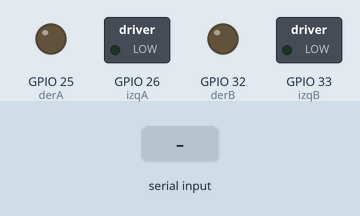
Simulated run of this sketch. Board: ESP32. Parts: switched loads named in the sketch (green lamp = pin HIGH), output pins drawn as LEDs (lit = HIGH). The test bench sets the inputs (shaded band). Nothing arrives over Bluetooth unless stated; what the sketch prints to the serial monitor is not drawn.

Above: at 1.2 s.
1.3 s: "A" received over the second serial link
At 2.1 s:
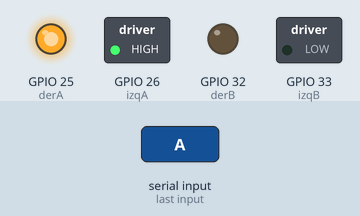
2.8 s: "D" received over the second serial link
At 3.1 s:
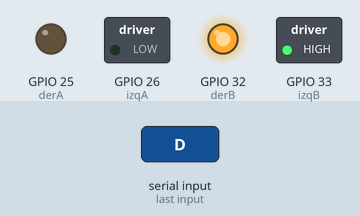
4.3 s: "B" received over the second serial link
At 5.3 s:
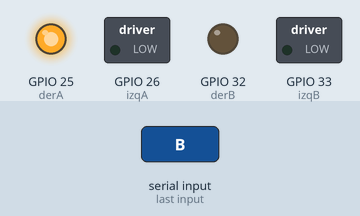
5.8 s: "C" received over the second serial link
At 6.3 s:
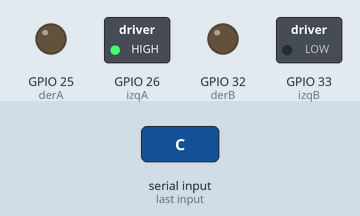
7.3 s: "E" received over the second serial link
At 8.0 s:
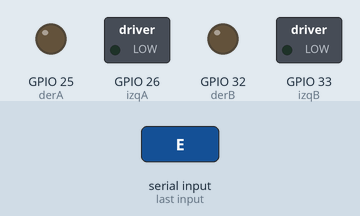
Timing chart, 0 to 9.8 s (numbered marks = the images above; inputs shaded):
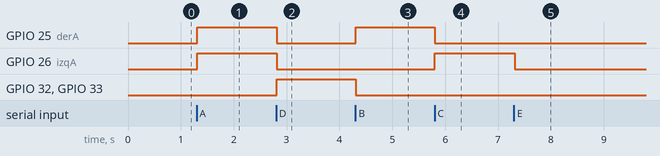

Measured:
- after the input at 1.3 s, GPIO 25 (derA), GPIO 26 (izqA): LOW → HIGH at once
- after the input at 2.8 s, GPIO 25 (derA), GPIO 26 (izqA): HIGH → LOW at once; GPIO 32 (derB), GPIO 33 (izqB): LOW → HIGH at once
- after the input at 4.3 s, GPIO 25 (derA): LOW → HIGH at once; GPIO 32 (derB), GPIO 33 (izqB): HIGH → LOW at once
- after the input at 5.8 s, GPIO 25 (derA): HIGH → LOW at once; GPIO 26 (izqA): LOW → HIGH at once
- after the input at 7.3 s, GPIO 26 (izqA): HIGH → LOW at once

The sketch:

Carro_Bluetooh_App.ino
```cpp
/* Arduino Control Car V1
 ESP32   L293D(Puente H)
 34          10
 35          15
 33           2
 32           7
 5V         1,9,16
 GND        4, 5, 12, 13

 El motor 1 se conecta a los pines 3 y 6 del Puente H
 El motor 2 se conecta a los pines 11 y 14 del Puente H

 La fuente de alimentacion de los Motores se conecta a tierra y
 el positivo al pin 8 del puennte H.

 */
#include "BluetoothSerial.h"
#if !defined (CONFIG_BT_ENABLED) || !defined(CONFIG_BLUEDROID_ENABLED)
#error Bluetooth no esta hablitado
#endif

BluetoothSerial Bt;

int izqA = 26;
int izqB = 33;
int derA = 25;
int derB = 32;
int estado = 'c';         // inicia detenido

void setup()  {

  pinMode(izqA, OUTPUT);
  pinMode(izqB, OUTPUT);
  pinMode(derA, OUTPUT);
  pinMode(derB, OUTPUT);

   Serial.begin(9600);
  Bt.begin("Exlamux66");
  Serial.println("El dispositivo está iniciado, ahora te puedes conectar");
}

void loop()  {
      Bt.available();
      char mensaje = Bt.read();
      switch (mensaje){
        case 'A':
          frente();
          break;
        case 'D':
          reversa();
          break;
        case 'B':
          izquierda();
          break;
        case 'C':
          derecha();
          break;
        case 'E':
          parar();
          break;
      }
   delay(20);
}

void parar(){
  digitalWrite(derB, LOW);
  digitalWrite(izqB, LOW);
  digitalWrite(derA, LOW);
  digitalWrite(izqA, LOW);
}
void reversa(){
  digitalWrite(derA, LOW);
  digitalWrite(izqA, LOW);
  digitalWrite(derB, HIGH);
  digitalWrite(izqB, HIGH);
}
void derecha(){
  digitalWrite(derB, LOW);
  digitalWrite(izqB, LOW);
  digitalWrite(derA, LOW);
  digitalWrite(izqA, HIGH);
}
void izquierda(){
  digitalWrite(derB, LOW);
  digitalWrite(izqB, LOW);
  digitalWrite(izqA, LOW);
  digitalWrite(derA, HIGH);
}
void frente(){
  digitalWrite(derB, LOW);
  digitalWrite(izqB, LOW);
  digitalWrite(derA, HIGH);
  digitalWrite(izqA, HIGH);
}
```
